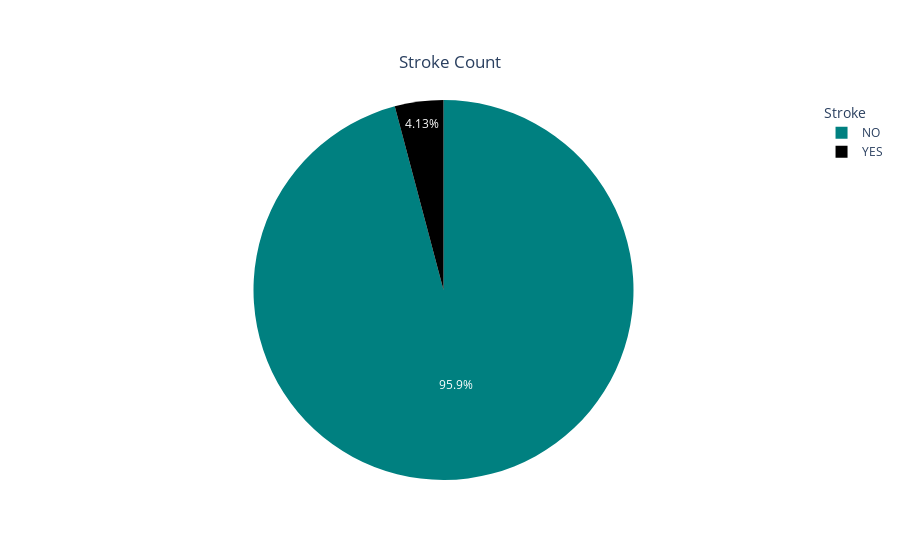

Source (notebook cell):
### Code cell
fig = px.pie(stroke_count,
       values=stroke_count.values,names=["NO","YES"], title="Stroke Count",color_discrete_sequence=plot_color)
fig.update_layout(legend_title_text='Stroke',title_x=0.5,title_y=0.9)
fig.show()

### Figure 1 — Plotly figure (JSON) as saved in the notebook; plotly's stock layout.template omitted (floating-point values rounded to 4 significant figures)
{"data": [{"domain": {"x": [0, 1], "y": [0, 1]}, "hovertemplate": "label=%{label}<br>value=%{value}<extra></extra>", "labels": ["NO", "YES"], "legendgroup": "", "name": "", "showlegend": true, "type": "pie", "values": [14671, 632]}], "layout": {"legend": {"title": {"text": "Stroke"}, "tracegroupgap": 0}, "piecolorway": ["#008080", "black"], "title": {"text": "Stroke Count", "x": 0.5, "y": 0.9}}}
